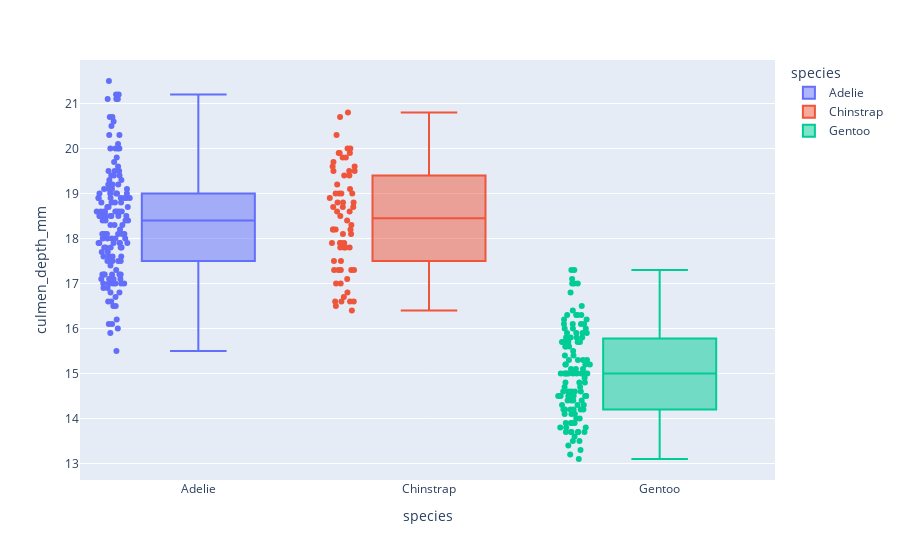

The cell this chart's notebook holds for it:
### Markdown cell above
From the above box plot of culmen length, which pertains to the upper length of the beak from the beak base to the tip of the jaw in millimeters, highlights that the Chinstrap and Gentoo species are fairly equal in regard to this feature with the Chinstrap have a higher median of ~49.6mm as compared to that of the Gentoo at ~47.3mm. Both of these exceeding the Adelie species with a median of approximately ~38.8mm. It is worth noting that there is an outlier on the Gentoo box plot of 59.6mm whereby this is either a measurement error or a subject with a longer culmen due to age.

### Code cell
# Box Plot -Culmen Depth
fig = px.box(penguins_size, x='species', y='culmen_depth_mm', color='species', points='all')
fig.show()

### Figure 1 — Plotly figure (JSON) as saved in the notebook; plotly's stock layout.template omitted (floating-point values rounded to 4 significant figures; data arrays with more than 128 entries replaced by an {"elided": "..."} marker saying what was removed)
{"data": [{"alignmentgroup": "True", "boxpoints": "all", "hovertemplate": "species=%{x}<br>culmen_depth_mm=%{y}<extra></extra>", "legendgroup": "Adelie", "marker": {"color": "#636efa"}, "name": "Adelie", "notched": false, "offsetgroup": "Adelie", "orientation": "v", "showlegend": true, "type": "box", "x": {"elided": "146 str values"}, "x0": " ", "xaxis": "x", "y": {"elided": "146 float values"}, "y0": " ", "yaxis": "y"}, {"alignmentgroup": "True", "boxpoints": "all", "hovertemplate": "species=%{x}<br>culmen_depth_mm=%{y}<extra></extra>", "legendgroup": "Chinstrap", "marker": {"color": "#EF553B"}, "name": "Chinstrap", "notched": false, "offsetgroup": "Chinstrap", "orientation": "v", "showlegend": true, "type": "box", "x": ["Chinstrap", "Chinstrap", "Chinstrap", "Chinstrap", "Chinstrap", "Chinstrap", "Chinstrap", "Chinstrap", "Chinstrap", "Chinstrap", "Chinstrap", "Chinstrap", "Chinstrap", "Chinstrap", "Chinstrap", "Chinstrap", "Chinstrap", "Chinstrap", "Chinstrap", "Chinstrap", "Chinstrap", "Chinstrap", "Chinstrap", "Chinstrap", "Chinstrap", "Chinstrap", "Chinstrap", "Chinstrap", "Chinstrap", "Chinstrap", "Chinstrap", "Chinstrap", "Chinstrap", "Chinstrap", "Chinstrap", "Chinstrap", "Chinstrap", "Chinstrap", "Chinstrap", "Chinstrap", "Chinstrap", "Chinstrap", "Chinstrap", "Chinstrap", "Chinstrap", "Chinstrap", "Chinstrap", "Chinstrap", "Chinstrap", "Chinstrap", "Chinstrap", "Chinstrap", "Chinstrap", "Chinstrap", "Chinstrap", "Chinstrap", "Chinstrap", "Chinstrap", "Chinstrap", "Chinstrap", "Chinstrap", "Chinstrap", "Chinstrap", "Chinstrap", "Chinstrap", "Chinstrap", "Chinstrap", "Chinstrap"], "x0": " ", "xaxis": "x", "y": [17.9, 19.5, 19.2, 18.7, 19.8, 17.8, 18.2, 18.2, 18.9, 19.9, 17.8, 20.3, 17.3, 18.1, 17.1, 19.6, 20, 17.8, 18.6, 18.2, 17.3, 17.5, 16.6, 19.4, 17.9, 19, 18.4, 19, 17.8, 20, 16.6, 20.8, 16.7, 18.8, 18.6, 16.8, 18.3, 20.7, 16.6, 19.9, 19.5, 17.5, 19.1, 17, 17.9, 18.5, 17.9, 19.6, 18.7, 17.3, 16.4, 19, 17.3, 19.7, 17.3, 18.8, 16.6, 19.9, 18.8, 19.4, 19.5, 16.5, 17, 19.8, 18.1, 18.2, 19, 18.7], "y0": " ", "yaxis": "y"}, {"alignmentgroup": "True", "boxpoints": "all", "hovertemplate": "species=%{x}<br>culmen_depth_mm=%{y}<extra></extra>", "legendgroup": "Gentoo", "marker": {"color": "#00cc96"}, "name": "Gentoo", "notched": false, "offsetgroup": "Gentoo", "orientation": "v", "showlegend": true, "type": "box", "x": ["Gentoo", "Gentoo", "Gentoo", "Gentoo", "Gentoo", "Gentoo", "Gentoo", "Gentoo", "Gentoo", "Gentoo", "Gentoo", "Gentoo", "Gentoo", "Gentoo", "Gentoo", "Gentoo", "Gentoo", "Gentoo", "Gentoo", "Gentoo", "Gentoo", "Gentoo", "Gentoo", "Gentoo", "Gentoo", "Gentoo", "Gentoo", "Gentoo", "Gentoo", "Gentoo", "Gentoo", "Gentoo", "Gentoo", "Gentoo", "Gentoo", "Gentoo", "Gentoo", "Gentoo", "Gentoo", "Gentoo", "Gentoo", "Gentoo", "Gentoo", "Gentoo", "Gentoo", "Gentoo", "Gentoo", "Gentoo", "Gentoo", "Gentoo", "Gentoo", "Gentoo", "Gentoo", "Gentoo", "Gentoo", "Gentoo", "Gentoo", "Gentoo", "Gentoo", "Gentoo", "Gentoo", "Gentoo", "Gentoo", "Gentoo", "Gentoo", "Gentoo", "Gentoo", "Gentoo", "Gentoo", "Gentoo", "Gentoo", "Gentoo", "Gentoo", "Gentoo", "Gentoo", "Gentoo", "Gentoo", "Gentoo", "Gentoo", "Gentoo", "Gentoo", "Gentoo", "Gentoo", "Gentoo", "Gentoo", "Gentoo", "Gentoo", "Gentoo", "Gentoo", "Gentoo", "Gentoo", "Gentoo", "Gentoo", "Gentoo", "Gentoo", "Gentoo", "Gentoo", "Gentoo", "Gentoo", "Gentoo", "Gentoo", "Gentoo", "Gentoo", "Gentoo", "Gentoo", "Gentoo", "Gentoo", "Gentoo", "Gentoo", "Gentoo", "Gentoo", "Gentoo", "Gentoo", "Gentoo", "Gentoo", "Gentoo", "Gentoo", "Gentoo", "Gentoo"], "x0": " ", "xaxis": "x", "y": [13.2, 16.3, 14.1, 15.2, 14.5, 13.5, 14.6, 15.3, 13.4, 15.4, 13.7, 16.1, 13.7, 14.6, 14.6, 15.7, 13.5, 15.2, 14.5, 15.1, 14.3, 14.5, 14.5, 15.8, 13.1, 15.1, 15, 14.3, 15.3, 15.3, 14.2, 14.5, 17, 14.8, 16.3, 13.7, 17.3, 13.6, 15.7, 13.7, 16, 13.7, 15, 15.9, 13.9, 13.9, 15.9, 13.3, 15.8, 14.2, 14.1, 14.4, 15, 14.4, 15.4, 13.9, 15, 14.5, 15.3, 13.8, 14.9, 13.9, 15.7, 14.2, 16.8, 16.2, 14.2, 15, 15, 15.6, 15.6, 14.8, 15, 16, 14.2, 16.3, 13.8, 16.4, 14.5, 15.6, 14.6, 15.9, 13.8, 17.3, 14.4, 14.2, 14, 17, 15, 17.1, 14.5, 16.1, 14.7, 15.7, 15.8, 14.6, 14.4, 16.5, 15, 17, 15.5, 15, 16.1, 14.7, 15.8, 14, 15.1, 15.2, 15.9, 15.2, 16.3, 14.1, 16, 16.2, 13.7, 14.3, 15.7, 14.8, 16.1], "y0": " ", "yaxis": "y"}], "layout": {"boxmode": "overlay", "legend": {"title": {"text": "species"}, "tracegroupgap": 0}, "margin": {"t": 60}, "xaxis": {"anchor": "y", "categoryarray": ["Adelie", "Chinstrap", "Gentoo"], "categoryorder": "array", "domain": [0, 1], "title": {"text": "species"}}, "yaxis": {"anchor": "x", "domain": [0, 1], "title": {"text": "culmen_depth_mm"}}}}
